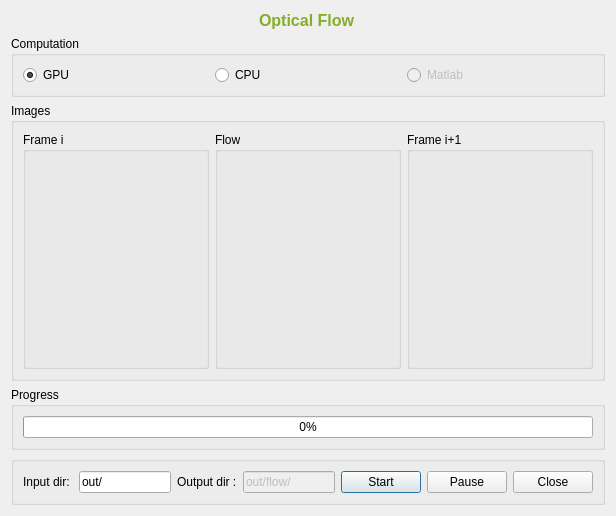
<?xml version="1.0" encoding="UTF-8"?>
<ui version="4.0">
 <class>OpticalFlowUI</class>
 <widget class="QDialog" name="OpticalFlowUI">
  <property name="geometry">
   <rect>
    <x>0</x>
    <y>0</y>
    <width>616</width>
    <height>516</height>
   </rect>
  </property>
  <property name="windowTitle">
   <string>Compute Optical Flow</string>
  </property>
  <layout class="QVBoxLayout" name="verticalLayout">
   <item alignment="Qt::AlignHCenter">
    <widget class="QLabel" name="label">
     <property name="palette">
      <palette>
       <active>
        <colorrole role="WindowText">
         <brush brushstyle="SolidPattern">
          <color alpha="255">
           <red>133</red>
           <green>173</green>
           <blue>38</blue>
          </color>
         </brush>
        </colorrole>
        <colorrole role="Button">
         <brush brushstyle="SolidPattern">
          <color alpha="255">
           <red>255</red>
           <green>255</green>
           <blue>255</blue>
          </color>
         </brush>
        </colorrole>
        <colorrole role="Light">
         <brush brushstyle="SolidPattern">
          <color alpha="255">
           <red>255</red>
           <green>255</green>
           <blue>255</blue>
          </color>
         </brush>
        </colorrole>
        <colorrole role="Midlight">
         <brush brushstyle="SolidPattern">
          <color alpha="255">
           <red>255</red>
           <green>255</green>
           <blue>255</blue>
          </color>
         </brush>
        </colorrole>
        <colorrole role="Dark">
         <brush brushstyle="SolidPattern">
          <color alpha="255">
           <red>127</red>
           <green>127</green>
           <blue>127</blue>
          </color>
         </brush>
        </colorrole>
        <colorrole role="Mid">
         <brush brushstyle="SolidPattern">
          <color alpha="255">
           <red>170</red>
           <green>170</green>
           <blue>170</blue>
          </color>
         </brush>
        </colorrole>
        <colorrole role="Text">
         <brush brushstyle="SolidPattern">
          <color alpha="255">
           <red>56</red>
           <green>199</green>
           <blue>12</blue>
          </color>
         </brush>
        </colorrole>
        <colorrole role="BrightText">
         <brush brushstyle="SolidPattern">
          <color alpha="255">
           <red>255</red>
           <green>255</green>
           <blue>255</blue>
          </color>
         </brush>
        </colorrole>
        <colorrole role="ButtonText">
         <brush brushstyle="SolidPattern">
          <color alpha="255">
           <red>0</red>
           <green>0</green>
           <blue>0</blue>
          </color>
         </brush>
        </colorrole>
        <colorrole role="Base">
         <brush brushstyle="SolidPattern">
          <color alpha="255">
           <red>255</red>
           <green>255</green>
           <blue>255</blue>
          </color>
         </brush>
        </colorrole>
        <colorrole role="Window">
         <brush brushstyle="SolidPattern">
          <color alpha="255">
           <red>255</red>
           <green>255</green>
           <blue>255</blue>
          </color>
         </brush>
        </colorrole>
        <colorrole role="Shadow">
         <brush brushstyle="SolidPattern">
          <color alpha="255">
           <red>0</red>
           <green>0</green>
           <blue>0</blue>
          </color>
         </brush>
        </colorrole>
        <colorrole role="AlternateBase">
         <brush brushstyle="SolidPattern">
          <color alpha="255">
           <red>255</red>
           <green>255</green>
           <blue>255</blue>
          </color>
         </brush>
        </colorrole>
        <colorrole role="ToolTipBase">
         <brush brushstyle="SolidPattern">
          <color alpha="255">
           <red>255</red>
           <green>255</green>
           <blue>220</blue>
          </color>
         </brush>
        </colorrole>
        <colorrole role="ToolTipText">
         <brush brushstyle="SolidPattern">
          <color alpha="255">
           <red>0</red>
           <green>0</green>
           <blue>0</blue>
          </color>
         </brush>
        </colorrole>
       </active>
       <inactive>
        <colorrole role="WindowText">
         <brush brushstyle="SolidPattern">
          <color alpha="255">
           <red>133</red>
           <green>173</green>
           <blue>38</blue>
          </color>
         </brush>
        </colorrole>
        <colorrole role="Button">
         <brush brushstyle="SolidPattern">
          <color alpha="255">
           <red>255</red>
           <green>255</green>
           <blue>255</blue>
          </color>
         </brush>
        </colorrole>
        <colorrole role="Light">
         <brush brushstyle="SolidPattern">
          <color alpha="255">
           <red>255</red>
           <green>255</green>
           <blue>255</blue>
          </color>
         </brush>
        </colorrole>
        <colorrole role="Midlight">
         <brush brushstyle="SolidPattern">
          <color alpha="255">
           <red>255</red>
           <green>255</green>
           <blue>255</blue>
          </color>
         </brush>
        </colorrole>
        <colorrole role="Dark">
         <brush brushstyle="SolidPattern">
          <color alpha="255">
           <red>127</red>
           <green>127</green>
           <blue>127</blue>
          </color>
         </brush>
        </colorrole>
        <colorrole role="Mid">
         <brush brushstyle="SolidPattern">
          <color alpha="255">
           <red>170</red>
           <green>170</green>
           <blue>170</blue>
          </color>
         </brush>
        </colorrole>
        <colorrole role="Text">
         <brush brushstyle="SolidPattern">
          <color alpha="255">
           <red>56</red>
           <green>199</green>
           <blue>12</blue>
          </color>
         </brush>
        </colorrole>
        <colorrole role="BrightText">
         <brush brushstyle="SolidPattern">
          <color alpha="255">
           <red>255</red>
           <green>255</green>
           <blue>255</blue>
          </color>
         </brush>
        </colorrole>
        <colorrole role="ButtonText">
         <brush brushstyle="SolidPattern">
          <color alpha="255">
           <red>0</red>
           <green>0</green>
           <blue>0</blue>
          </color>
         </brush>
        </colorrole>
        <colorrole role="Base">
         <brush brushstyle="SolidPattern">
          <color alpha="255">
           <red>255</red>
           <green>255</green>
           <blue>255</blue>
          </color>
         </brush>
        </colorrole>
        <colorrole role="Window">
         <brush brushstyle="SolidPattern">
          <color alpha="255">
           <red>255</red>
           <green>255</green>
           <blue>255</blue>
          </color>
         </brush>
        </colorrole>
        <colorrole role="Shadow">
         <brush brushstyle="SolidPattern">
          <color alpha="255">
           <red>0</red>
           <green>0</green>
           <blue>0</blue>
          </color>
         </brush>
        </colorrole>
        <colorrole role="AlternateBase">
         <brush brushstyle="SolidPattern">
          <color alpha="255">
           <red>255</red>
           <green>255</green>
           <blue>255</blue>
          </color>
         </brush>
        </colorrole>
        <colorrole role="ToolTipBase">
         <brush brushstyle="SolidPattern">
          <color alpha="255">
           <red>255</red>
           <green>255</green>
           <blue>220</blue>
          </color>
         </brush>
        </colorrole>
        <colorrole role="ToolTipText">
         <brush brushstyle="SolidPattern">
          <color alpha="255">
           <red>0</red>
           <green>0</green>
           <blue>0</blue>
          </color>
         </brush>
        </colorrole>
       </inactive>
       <disabled>
        <colorrole role="WindowText">
         <brush brushstyle="SolidPattern">
          <color alpha="255">
           <red>127</red>
           <green>127</green>
           <blue>127</blue>
          </color>
         </brush>
        </colorrole>
        <colorrole role="Button">
         <brush brushstyle="SolidPattern">
          <color alpha="255">
           <red>255</red>
           <green>255</green>
           <blue>255</blue>
          </color>
         </brush>
        </colorrole>
        <colorrole role="Light">
         <brush brushstyle="SolidPattern">
          <color alpha="255">
           <red>255</red>
           <green>255</green>
           <blue>255</blue>
          </color>
         </brush>
        </colorrole>
        <colorrole role="Midlight">
         <brush brushstyle="SolidPattern">
          <color alpha="255">
           <red>255</red>
           <green>255</green>
           <blue>255</blue>
          </color>
         </brush>
        </colorrole>
        <colorrole role="Dark">
         <brush brushstyle="SolidPattern">
          <color alpha="255">
           <red>127</red>
           <green>127</green>
           <blue>127</blue>
          </color>
         </brush>
        </colorrole>
        <colorrole role="Mid">
         <brush brushstyle="SolidPattern">
          <color alpha="255">
           <red>170</red>
           <green>170</green>
           <blue>170</blue>
          </color>
         </brush>
        </colorrole>
        <colorrole role="Text">
         <brush brushstyle="SolidPattern">
          <color alpha="255">
           <red>127</red>
           <green>127</green>
           <blue>127</blue>
          </color>
         </brush>
        </colorrole>
        <colorrole role="BrightText">
         <brush brushstyle="SolidPattern">
          <color alpha="255">
           <red>255</red>
           <green>255</green>
           <blue>255</blue>
          </color>
         </brush>
        </colorrole>
        <colorrole role="ButtonText">
         <brush brushstyle="SolidPattern">
          <color alpha="255">
           <red>127</red>
           <green>127</green>
           <blue>127</blue>
          </color>
         </brush>
        </colorrole>
        <colorrole role="Base">
         <brush brushstyle="SolidPattern">
          <color alpha="255">
           <red>255</red>
           <green>255</green>
           <blue>255</blue>
          </color>
         </brush>
        </colorrole>
        <colorrole role="Window">
         <brush brushstyle="SolidPattern">
          <color alpha="255">
           <red>255</red>
           <green>255</green>
           <blue>255</blue>
          </color>
         </brush>
        </colorrole>
        <colorrole role="Shadow">
         <brush brushstyle="SolidPattern">
          <color alpha="255">
           <red>0</red>
           <green>0</green>
           <blue>0</blue>
          </color>
         </brush>
        </colorrole>
        <colorrole role="AlternateBase">
         <brush brushstyle="SolidPattern">
          <color alpha="255">
           <red>255</red>
           <green>255</green>
           <blue>255</blue>
          </color>
         </brush>
        </colorrole>
        <colorrole role="ToolTipBase">
         <brush brushstyle="SolidPattern">
          <color alpha="255">
           <red>255</red>
           <green>255</green>
           <blue>220</blue>
          </color>
         </brush>
        </colorrole>
        <colorrole role="ToolTipText">
         <brush brushstyle="SolidPattern">
          <color alpha="255">
           <red>0</red>
           <green>0</green>
           <blue>0</blue>
          </color>
         </brush>
        </colorrole>
       </disabled>
      </palette>
     </property>
     <property name="font">
      <font>
       <pointsize>12</pointsize>
       <weight>75</weight>
       <bold>true</bold>
      </font>
     </property>
     <property name="text">
      <string>Optical Flow</string>
     </property>
     <property name="textFormat">
      <enum>Qt::AutoText</enum>
     </property>
    </widget>
   </item>
   <item>
    <widget class="QGroupBox" name="groupBox">
     <property name="title">
      <string>Computation</string>
     </property>
     <layout class="QHBoxLayout" name="horizontalLayout">
      <item>
       <widget class="QRadioButton" name="rdGPU">
        <property name="text">
         <string>GPU</string>
        </property>
        <property name="checked">
         <bool>true</bool>
        </property>
       </widget>
      </item>
      <item>
       <widget class="QRadioButton" name="rdCPU">
        <property name="text">
         <string>CPU</string>
        </property>
        <property name="checked">
         <bool>false</bool>
        </property>
       </widget>
      </item>
      <item>
       <widget class="QRadioButton" name="rdMatlab">
        <property name="enabled">
         <bool>false</bool>
        </property>
        <property name="text">
         <string>Matlab</string>
        </property>
       </widget>
      </item>
     </layout>
    </widget>
   </item>
   <item>
    <widget class="QGroupBox" name="groupBox_2">
     <property name="title">
      <string>Images</string>
     </property>
     <layout class="QHBoxLayout" name="horizontalLayout_2">
      <item>
       <widget class="QGroupBox" name="groupBox_5">
        <property name="title">
         <string>Frame i</string>
        </property>
        <layout class="QHBoxLayout" name="horizontalLayout_3">
         <item>
          <widget class="QLabel" name="lblFrame1">
           <property name="sizePolicy">
            <sizepolicy hsizetype="MinimumExpanding" vsizetype="MinimumExpanding">
             <horstretch>0</horstretch>
             <verstretch>0</verstretch>
            </sizepolicy>
           </property>
           <property name="minimumSize">
            <size>
             <width>100</width>
             <height>100</height>
            </size>
           </property>
           <property name="text">
            <string/>
           </property>
          </widget>
         </item>
        </layout>
       </widget>
      </item>
      <item>
       <widget class="QGroupBox" name="groupBox_6">
        <property name="title">
         <string>Flow</string>
        </property>
        <layout class="QHBoxLayout" name="horizontalLayout_4">
         <item>
          <widget class="QLabel" name="lblFlow">
           <property name="sizePolicy">
            <sizepolicy hsizetype="MinimumExpanding" vsizetype="MinimumExpanding">
             <horstretch>0</horstretch>
             <verstretch>0</verstretch>
            </sizepolicy>
           </property>
           <property name="minimumSize">
            <size>
             <width>100</width>
             <height>100</height>
            </size>
           </property>
           <property name="text">
            <string/>
           </property>
          </widget>
         </item>
        </layout>
       </widget>
      </item>
      <item>
       <widget class="QGroupBox" name="groupBox_7">
        <property name="title">
         <string>Frame i+1</string>
        </property>
        <layout class="QHBoxLayout" name="horizontalLayout_5">
         <item>
          <widget class="QLabel" name="lblFrame2">
           <property name="sizePolicy">
            <sizepolicy hsizetype="MinimumExpanding" vsizetype="MinimumExpanding">
             <horstretch>0</horstretch>
             <verstretch>0</verstretch>
            </sizepolicy>
           </property>
           <property name="minimumSize">
            <size>
             <width>100</width>
             <height>100</height>
            </size>
           </property>
           <property name="text">
            <string/>
           </property>
          </widget>
         </item>
        </layout>
       </widget>
      </item>
     </layout>
    </widget>
   </item>
   <item>
    <widget class="QGroupBox" name="groupBox_3">
     <property name="title">
      <string>Progress</string>
     </property>
     <layout class="QHBoxLayout" name="horizontalLayout_6">
      <item>
       <widget class="QProgressBar" name="pbProgress">
        <property name="value">
         <number>0</number>
        </property>
       </widget>
      </item>
     </layout>
    </widget>
   </item>
   <item>
    <widget class="QGroupBox" name="groupBox_4">
     <property name="title">
      <string/>
     </property>
     <layout class="QHBoxLayout" name="horizontalLayout_7">
      <item>
       <widget class="QLabel" name="label_6">
        <property name="text">
         <string>Input dir: </string>
        </property>
       </widget>
      </item>
      <item>
       <widget class="QLineEdit" name="txtInput">
        <property name="text">
         <string>out/</string>
        </property>
       </widget>
      </item>
      <item>
       <widget class="QLabel" name="label_7">
        <property name="text">
         <string>Output dir :</string>
        </property>
       </widget>
      </item>
      <item>
       <widget class="QLineEdit" name="txtOutput">
        <property name="enabled">
         <bool>false</bool>
        </property>
        <property name="text">
         <string>out/flow/</string>
        </property>
       </widget>
      </item>
      <item>
       <widget class="QPushButton" name="btStart">
        <property name="text">
         <string>Start</string>
        </property>
        <property name="icon">
         <iconset resource="icons.qrc">
          <normaloff>:/icons/play.png</normaloff>:/icons/play.png</iconset>
        </property>
       </widget>
      </item>
      <item>
       <widget class="QPushButton" name="btPause">
        <property name="text">
         <string>Pause</string>
        </property>
        <property name="icon">
         <iconset resource="icons.qrc">
          <normaloff>:/icons/pause.png</normaloff>:/icons/pause.png</iconset>
        </property>
       </widget>
      </item>
      <item>
       <widget class="QPushButton" name="btClose">
        <property name="text">
         <string>Close</string>
        </property>
        <property name="icon">
         <iconset resource="icons.qrc">
          <normaloff>:/icons/stop.png</normaloff>:/icons/stop.png</iconset>
        </property>
       </widget>
      </item>
     </layout>
    </widget>
   </item>
  </layout>
 </widget>
 <resources>
  <include location="icons.qrc"/>
 </resources>
 <connections/>
</ui>
